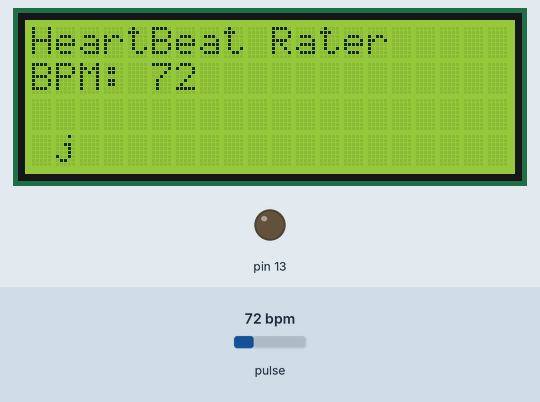
Bench run of a sketch on a simulated Arduino Uno, built with avr-gcc and run on an emulated ATmega328P. Parts: 20×4 character LCD, output pins drawn as LEDs (lit = HIGH). Dashed ring = blinking. The inputs (shaded band) are chosen by the test bench; at power-on: pulse 72 bpm. What the sketch prints to the serial monitor is not drawn.

Above: at 1.4 s.
1.5 s: pulse set to 42 bpm
At 3.2 s:
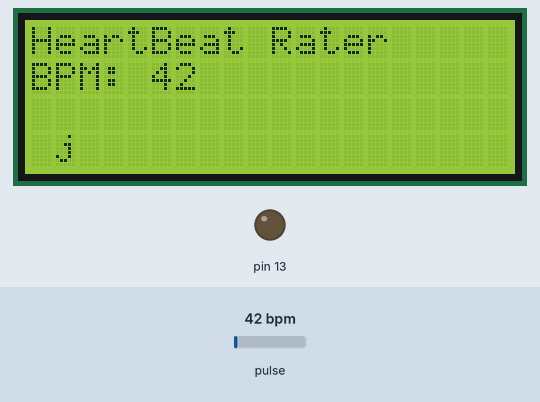
3.9 s: pulse set to 100 bpm
At 4.45 s:
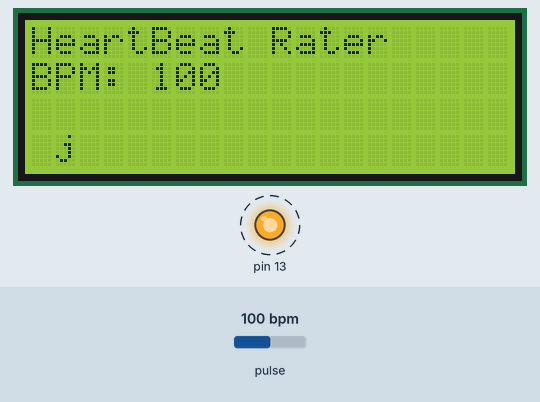
5.8 s: pulse set to 70 bpm
At 7.1 s:
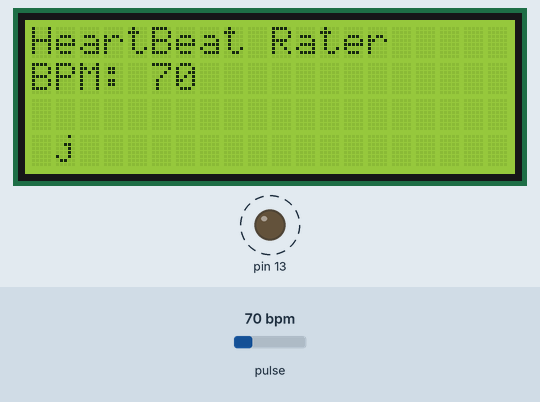
Timing chart, 0 to 14.1 s (numbered marks = the images above; inputs shaded):
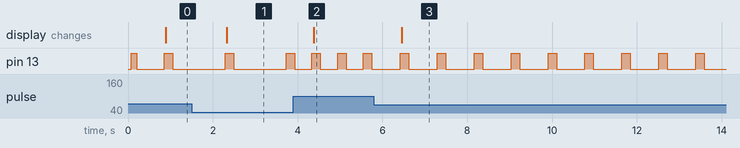

Measured:
- after the input at 1.5 s, the display: changes after 0.83 s (image 1)
- after the input at 3.9 s, the display: changes after 0.47 s (image 2)
- after the input at 5.8 s, pin 13: alternates HIGH for 0.20 s and LOW for 0.67 s, starting after 0.62 s; the display: changes after 0.66 s (image 3)

The sketch:

HeartRate_Sending.ino
```cpp
#define USE_ARDUINO_INTERRUPTS true // Set-up low-level interrupts for most acurate BPM math.
#include <PulseSensorPlayground.h> // Includes the PulseSensorPlayground Library.
#include <Wire.h>
#include <LCD.h>
#include <LiquidCrystal_I2C.h> // F Malpartida's NewLiquidCrystal library
#define I2C_ADDR 0x27 // Define I2C Address for controller
#define En_pin 2
#define Rw_pin 1
#define Rs_pin 0
#define D4_pin 4
#define D5_pin 5
#define D6_pin 6
#define D7_pin 7
#define BACKLIGHT 3

LiquidCrystal_I2C lcd(I2C_ADDR,En_pin,Rw_pin,Rs_pin,D4_pin,D5_pin,D6_pin,D7_pin);

// Variables
const int PulseWire = 0; // PulseSensor PURPLE WIRE connected to ANALOG PIN 0
const int LED13 = 13; // The on-board Arduino LED, close to PIN 13.
int Threshold = 550; // Determine which Signal to "count as a beat" and which to ignore.
// Use the "Gettting Started Project" to fine-tune Threshold Value beyond default setting.
// Otherwise leave the default "550" value.

PulseSensorPlayground pulseSensor; // Creates an instance of the PulseSensorPlayground object called "pulseSensor"
void setup() {

Serial.begin(9600); // For Serial Monitor
lcd.begin(20,4);
lcd.setBacklightPin(BACKLIGHT,POSITIVE);
lcd.setBacklight(HIGH);

// Configure the PulseSensor object, by assigning our variables to it.
pulseSensor.analogInput(PulseWire);
pulseSensor.blinkOnPulse(LED13); //auto-magically blink Arduino's LED with heartbeat.
pulseSensor.setThreshold(Threshold);

// Double-check the "pulseSensor" object was created and "began" seeing a signal.
if (pulseSensor.begin()) {
lcd.setCursor(0,0);
lcd.print(" Heart  Monitor");

}
}

void loop() {

int myBPM = pulseSensor.getBeatsPerMinute(); // Calls function on our pulseSensor object that returns BPM as an "int".
// "myBPM" hold this BPM value now.
if (pulseSensor.sawStartOfBeat()) { // Constantly test to see if "a beat happened".
  lcd.setCursor(0,0);
Serial.println(myBPM); // Print the value inside of myBPM.
lcd.setCursor(0,0);
lcd.print("HeartBeat Rate"); // If test is "true", print a message "a heartbeat happened".
lcd.setCursor(0,1);
lcd.print("BPM: "); // Print phrase "BPM: "
lcd.print("                j");
lcd.setCursor(5,1);
lcd.print(myBPM);
}
delay(20); // considered best practice in a simple sketch.
}
```
